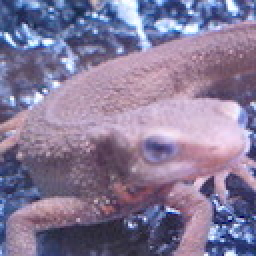
//> input picture ImageProcessing100/problems_41-50/imagelib/imori.jpg, 128 x 128 px (shown 2 times larger)
$ ./answer_50   (built with g++ and OpenCV 4)
//> lines starting //> are read from the running program, lines starting //| are printed output that depends on the picture; after the words box and inside, x2 and y2 are one past the last pixel; in counts of white or black regions, pixels touching at a corner belong together
#include <opencv2/core.hpp>
#include <opencv2/highgui.hpp>
#include <opencv2/imgproc.hpp>
#include <opencv2/imgcodecs.hpp>
#include <iostream>
#define _max(a, b, c) fmax(a, fmax(b, c))
using namespace std;
using namespace cv;

struct grayHist {
  vector<int> val;
  grayHist(int base) {
    val = vector<int>(base, 0);
  }
  // [41 lines left out: functions makeHist, OstuMethod, not called in this run]
};

// [12 lines left out: function binarize, not called in this run]

Mat dilate(const Mat &I) {
  int dy[] = { 0, 0, 1, -1 };
  int dx[] = { 1, -1, 0, 0 };
  Mat T = I.clone();
  for(int i = 0; i < I.rows; i++) {
    for(int j = 0; j < I.cols; j++) {
      if(!I.at<uchar>(i, j))
        continue;
      for(int k = 0; k < 4; k++) {
        if(i+dy[k] < 0 || i+dy[k] >= I.rows || j+dx[k] < 0 || j+dx[k] >= I.cols)
          continue;
        if(!I.at<uchar>(i+dy[k], j+dx[k]))
          T.at<uchar>(i, j) = 0;
      }
    }
  }
  return T;
}

Mat erode(const Mat &I) {
  int dy[] = { 0, 0, 1, -1 };
  int dx[] = { 1, -1, 0, 0 };
  Mat T = I.clone();
  for(int i = 0; i < I.rows; i++) {
    for(int j = 0; j < I.cols; j++) {
      if(I.at<uchar>(i, j))
        continue;
      for(int k = 0; k < 4; k++) {
        if(i+dy[k] < 0 || i+dy[k] >= I.rows || j+dx[k] < 0 || j+dx[k] >= I.cols)
          continue;
        if(I.at<uchar>(i+dy[k], j+dx[k]) == 255)
          T.at<uchar>(i, j) = 255;
      }
    }
  }
  return T;
}

Mat closing(const Mat &I, int times) {
  Mat T = I.clone();
  while(times > 0) {
    // 腐蚀 Erode
    T = erode(T);
    // 膨胀 Dilate
    T = dilate(T);
    times--;
  }
  return T;
}

/* --- Canny 边缘检测 --- */

// 高斯滤波
Mat gaussianFilter(const Mat &I, Size k_size, double Sigma) {
  // 变常量声明、初始化
  Mat T = Mat::zeros(I.rows, I.cols, CV_64F);
  double kernel_sum = 0.0;
  vector<vector<double>> kernel(k_size.height, vector<double>(k_size.width, 0.0));
  vector<int> dy, dx;
  // 初始化高斯滤波器和位移增量
  for(int i = 0; i < k_size.height; i++)
    dy.push_back(-(k_size.height>>1)+i);
  for(int i = 0; i < k_size.width; i++)
    dx.push_back(-(k_size.width>>1)+i);
  for(int i = 0; i < k_size.height; i++) {
    for(int j = 0; j < k_size.width; j++) {
      double xy2 = (double)dy[i]*dy[i] + (double)dx[i]*dx[i];
      kernel[i][j] = exp( - xy2 / (2*Sigma*Sigma) ) / ( 2 * CV_PI * Sigma * Sigma );
      kernel_sum += kernel[i][j];
    }
  }
  // 归一化高斯核
  for(int i = 0; i < k_size.height; i++) {
    for(int j = 0; j < k_size.width; j++) {
      kernel[i][j] /= kernel_sum;
    }
  }
  // padding 滤波计算
  double val;
  for(int i = 0; i < I.rows; i++) {
    for(int j = 0; j < I.cols; j++) {
      val = 0.0;
      for(int y = 0; y < k_size.height; y++) {
        for(int x = 0; x < k_size.width; x++) {
          int u = borderInterpolate(i+dy[y], I.rows, BORDER_REPLICATE);
          int v = borderInterpolate(j+dx[x], I.cols, BORDER_REPLICATE);
          val += I.at<double>(u, v) * kernel[y][x];
        }
      }
      T.at<double>(i, j) = val;
    }
  }
  return T;
}

// 水平方向 sobel 算子
// vecx^T vecy =  1 0 -1
//              [ 2 0 -2 ]
//                1 0 -1
// 垂直方向 sobel 算子
// vecy^T vecx =  1 2 1
//              [ 0 0 0 ]
//               -1-2-1
Mat sobelFilter(const Mat &I) {
  // 常量初始化
  Mat T = Mat::zeros(I.rows, I.cols, CV_64FC2);
  int dyx[] = { -1, 0, 1 };
  int vecx[] = { 1, 2, 1 };
  int vecy[] = { 1, 0, -1 };
  // pading 滤波计算
  double valy, valx;
  for(int i = 0; i < I.rows; i++) {
    for(int j = 0; j < I.cols; j++) {
      valy = valx = 0.0;
      for(int y = 0; y < 3; y++) {
        for(int x = 0; x < 3; x++) {
          int u = borderInterpolate(i+dyx[y], I.rows, BORDER_REPLICATE);
          int v = borderInterpolate(j+dyx[x], I.cols, BORDER_REPLICATE);
          // 计算垂直方向 fy
          valy += I.at<double>(u, v) * vecy[y] * vecx[x];
          // 计算水平方向 fx
          valx += I.at<double>(u, v) * vecx[y] * vecy[x];
        }
      }
      T.at<Vec2d>(i, j)[0] = valy;
      T.at<Vec2d>(i, j)[1] = valx;
    }
  }
  return T;
}

/*
-22.5: -0.414214
22.5: 0.414214
67.5: 2.41421
112.5: -2.41421
157.5: -0.414214
->0^o \in [-0.414214, 0.414214]
  45^o \in [0.414214, 2.41421]
  90^o \in ,-2.41421]U[2.41421,
  135^o \in [-2.41421, -0.414214]
*/
// 对经过 sobel 滤波的差分矩阵进行量化绘图
Mat gradPlot(const Mat &I, int LT = 60, int HT = 100) {
  // 初始化 梯度矩阵 和 方向角矩阵
  Mat edge = Mat::zeros(I.rows, I.cols, CV_64F);
  Mat angle = Mat::zeros(I.rows, I.cols, CV_8U);
  // 梯度和方向角计算
  for(int i = 0; i < I.rows; i++) {
    for(int j = 0; j < I.cols; j++) {
      edge.at<double>(i, j) = sqrt(pow(I.at<Vec2d>(i, j)[0], 2) + pow(I.at<Vec2d>(i, j)[1], 2));
      if(edge.at<double>(i, j) < 1.0) {
        angle.at<uchar>(i, j) = 175;
        continue;
      }
      if(!I.at<Vec2d>(i, j)[1]) {
        angle.at<uchar>(i, j) = 90;
        continue;
      }
      double a_tan = atan(I.at<Vec2d>(i, j)[0]/I.at<Vec2d>(i, j)[1]);
      if(abs(a_tan) <= 0.414214)
        angle.at<uchar>(i, j) = 0;
      else if(a_tan > 0.414214 && a_tan < 2.41421)
        angle.at<uchar>(i, j) = 45;
      else if(abs(a_tan) >= 2.41421)
        angle.at<uchar>(i, j) = 90;
      else if(a_tan > -2.41421 && a_tan < -0.414214)
        angle.at<uchar>(i, j) = 135;
      // cout << "[" << i << "," << j << "]" << (int)angle.at<uchar>(i, j) << ":" << I.at<Vec2d>(i, j) << endl, cin.get();
    }
  }
  // 非极大值抑制
  copyMakeBorder(edge, edge, 1, 1, 1, 1, BORDER_CONSTANT, Scalar::all(0));
  for(int i = 0; i < I.rows; i++) {
    for(int j = 0; j < I.cols; j++) {
      int dx[2], dy[2];
      if(angle.at<uchar>(i, j) == 0) {
        dx[0] = -1, dx[1] = 1;
        dy[0] = dy[1] = 0;
      }
      else if(angle.at<uchar>(i, j) == 45) {
        dx[0] = dy[0] = -1;
        dx[1] = dy[1] = 1;
      }
      else if(angle.at<uchar>(i, j) == 90) {
        dy[0] = -1, dy[1] = 1;
        dx[0] = dx[1] = 0;
      }
      else if(angle.at<uchar>(i, j) == 135) {
        dx[0] = dy[1] = 1;
        dx[1] = dy[0] = -1;
      }
      else{
        continue;
      }
      if(_max(edge.at<double>(i+1, j+1), edge.at<double>(i+1+dy[0], j+1+dx[0]), edge.at<double>(i+1+dy[1], j+1+dx[1])) != edge.at<double>(i+1, j+1))
        edge.at<double>(i+1, j+1) = 0;
    }
  }
  edge = edge(Range(1, edge.rows-1), Range(1, edge.cols-1));
  // 格式转化
  edge.convertTo(edge, CV_8U);
  // normalize(edge, edge, 0, 255, NORM_MINMAX, CV_8U);
  // 将 edge 二值化
  for(int i = 0; i < edge.rows; i++) {
    for(int j = 0; j < edge.cols; j++) {
      if(edge.at<uchar>(i, j) < LT)
        edge.at<uchar>(i, j) = 0;
      if(edge.at<uchar>(i, j) >  HT)
        edge.at<uchar>(i, j) = 255;
    }
  }
  for(int i = 0; i < edge.rows; i++) {
    for(int j = 0; j < edge.cols; j++) {
      for(int di = -1; di < 2; di++) {
        for(int dj = -1; dj < 2; dj++) {
          if(!edge.at<uchar>(i, j) || edge.at<uchar>(i, j) == 255)
            continue;
          if(edge.at<uchar>(i+di, j+dj) == 255)
            edge.at<uchar>(i, j) = 255;
        }
      }
      if(edge.at<uchar>(i, j) != 255)
        edge.at<uchar>(i, j) = 0;
    }
  }
  return edge;
}
int main() {
  Mat img = imread("../imagelib/imori.jpg", IMREAD_COLOR);
//> img is the input picture: 128 rows x 128 cols, CV_8UC3; mean B, G, R 152.8, 121.8, 134.1
  Mat I = img.clone();
  // 对图像进行灰度化处理
  cvtColor(I, I, COLOR_BGR2GRAY);
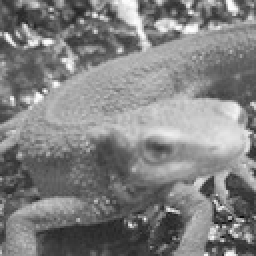
//> I: 128 rows x 128 cols, CV_8UC1 (shown 2 times larger); min 11, max 254, mean 129
  // 格式转换
  I.convertTo(I, CV_64F);
//> I: 128 rows x 128 cols, CV_64FC1
  // 高斯滤波
  Mat A = gaussianFilter(I, Size(3, 3), 1.4);
//> in gaussianFilter, `vector<vector<double>> kernel(k_size.height, vector<double>(k_size.wid..`: kernel = 3 items
//> the loop in gaussianFilter, `for(int i = 0; i < k_size.height; i++)` made 3 passes
//> the loop in gaussianFilter, `for(int i = 0; i < k_size.width; i++)` made 3 passes
//> the loop in gaussianFilter, `for(int i = 0; i < k_size.height; i++)` made 3 passes
//> kernel_sum on passes 1 to 3: 0.146, 0.39, 0.536
//> after the loop in gaussianFilter, `for(int i = 0; i < k_size.height; i++)`: kernel_sum = 0.536
//> the loop in gaussianFilter, `for(int i = 0; i < I.rows; i++)` made 128 passes
//> val on passes 1 to 12: 112.8, 119.2, 120.5, 107.1, 95.31, 97.82, 108.3, 124.9, 146.9, 163.5, 171.8, 162.6
//> after the loop in gaussianFilter, `for(int i = 0; i < I.rows; i++)`:
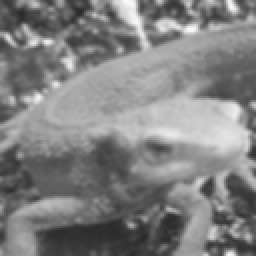
//> T: 128 rows x 128 cols, CV_64FC1 (shown 2 times larger); min 42.36, max 250.3, mean 129
//> after the loop in gaussianFilter, `for(int i = 0; i < I.rows; i++)`: val = 71
  // Sobel 滤波
  Mat B = sobelFilter(A);
//> the loop in sobelFilter, `for(int i = 0; i < I.rows; i++)` made 128 passes
//> (valy, valx) on passes 1 to 12: (-33.33, 14.91), (-42.86, 34.39), (46.76, 47.48), (105.9, 43.85), (36.34, 39.73), (-60.84, 49.33), (-117.9, 67.76), (-159.1, 82.27), (-148.7, 81.21), (-82.91, 58.73), (18.01, 27.64), (133.1, 9.64)
//> after the loop in sobelFilter, `for(int i = 0; i < I.rows; i++)`: valy = -40.96; valx = 51.88
  // 计算边缘梯度
  Mat C = gradPlot(B, 50, 100);
//> after the loop in gradPlot, `for(int i = 0; i < I.rows; i++)`:
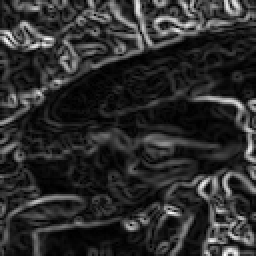
//> edge: 128 rows x 128 cols, CV_64FC1 (shown 2 times larger); min 0.276, max 458.7, mean 81.1; drawn with min black and max white
//> after the loop in gradPlot, `for(int i = 0; i < I.rows; i++)`:
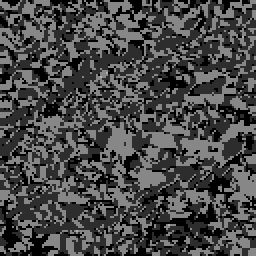
//> angle: 128 rows x 128 cols, CV_8UC1 (shown 2 times larger); min 0, max 175, mean 71
//> after the loop in gradPlot, `for(int i = 0; i < I.rows; i++)`:
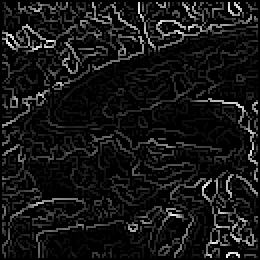
//> edge: 130 rows x 130 cols, CV_64FC1 (shown 2 times larger); min 0, max 458.7, mean 38.1; drawn with min black and max white
//> after the loop in gradPlot, `for(int i = 0; i < edge.rows; i++)`:
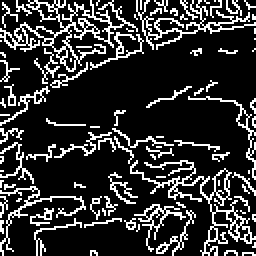
//> edge: 128 rows x 128 cols, CV_8UC1 (shown 2 times larger); 19.3% white in thin lines or dots
  // 闭运算 closing
  Mat D = closing(C, 1);
//> the loop in closing, `while(times > 0)` made 1 pass
//> pass 1, in closing, `T = dilate(T);`:
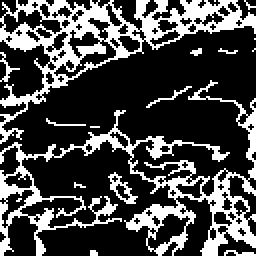
//> T: 128 rows x 128 cols, CV_8UC1 (shown 2 times larger); 27.8% white; 17 white regions (10 under 20 px), largest, box (x1, y1, x2, y2) and area: (0, 40, 128, 128) 2303, (0, 0, 128, 72) 1987, (54, 86, 69, 102) 78
//> after the loop in closing, `while(times > 0)`: times = 0
  // 显示图像
  imshow("before", img);
  imshow("edge", C);
  imshow("closing operation", D);
  waitKey();
  return 0;
}

$ run again, with ImageProcessing100/problems_41-50/imagelib/thorino.jpg copied over ImageProcessing100/problems_41-50/imagelib/imori.jpg
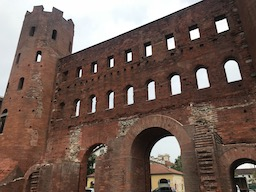
//> input picture ImageProcessing100/problems_41-50/imagelib/thorino.jpg, 256 x 192 px
//> img is the input picture: 192 rows x 256 cols, CV_8UC3; mean B, G, R 85.6, 94.3, 114.5
//> kernel = 3 items
//> the loop in gaussianFilter, `for(int i = 0; i < k_size.height; i++)` made 3 passes
//> the loop in gaussianFilter, `for(int i = 0; i < k_size.width; i++)` made 3 passes
//> the loop in gaussianFilter, `for(int i = 0; i < k_size.height; i++)` made 3 passes
//> kernel_sum on passes 1 to 3: 0.146, 0.39, 0.536
//> after the loop in gaussianFilter, `for(int i = 0; i < k_size.height; i++)`: kernel_sum = 0.536
//> the loop in gaussianFilter, `for(int i = 0; i < I.rows; i++)` made 192 passes
//> val on passes 1 to 3: 57.7, 54.7, 53.88
//> after the loop in gaussianFilter, `for(int i = 0; i < I.rows; i++)`: val = 90.73
//> the loop in sobelFilter, `for(int i = 0; i < I.rows; i++)` made 192 passes
//> (valy, valx) on passes 1 to 3: (11.45, 6.73), (15.69, 6.85), (-2.18, 3.76)
//> after the loop in sobelFilter, `for(int i = 0; i < I.rows; i++)`: valy = -26.88; valx = 57.21
//> after the loop in gradPlot, `for(int i = 0; i < edge.rows; i++)`:
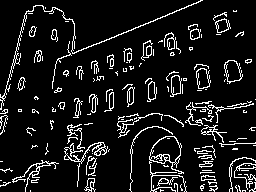
//> edge: 192 rows x 256 cols, CV_8UC1; 9.9% white in thin lines or dots
//> the loop in closing, `while(times > 0)` made 1 pass
//> pass 1, in closing, `T = dilate(T);`:
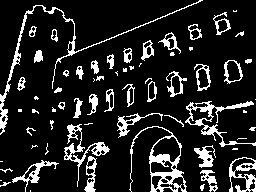
//> T: 192 rows x 256 cols, CV_8UC1; 14% white; 66 white regions (24 under 20 px), largest, box (x1, y1, x2, y2) and area: (0, 0, 203, 135) 891, (129, 126, 187, 192) 858, (185, 101, 256, 147) 650
//> after the loop in closing, `while(times > 0)`: times = 0
